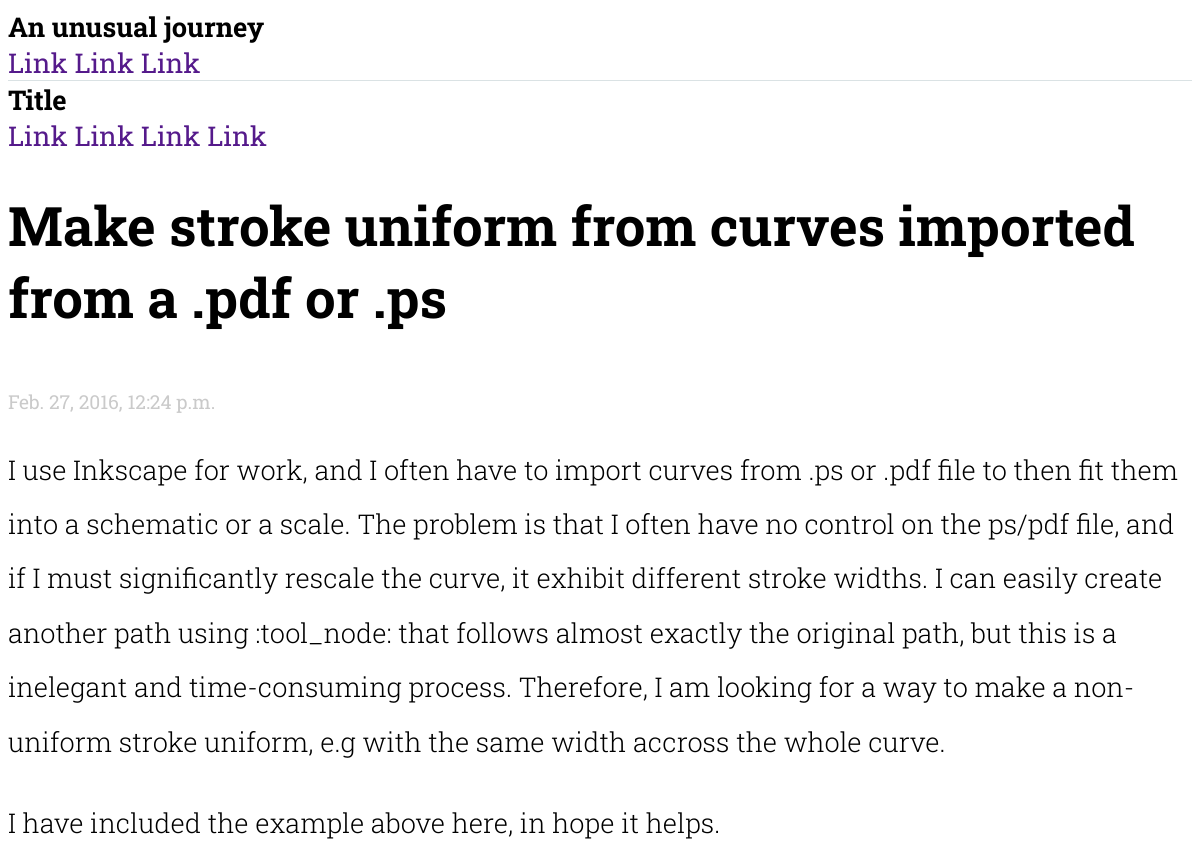
/post/3/, run on an earlier commit of the app's database.
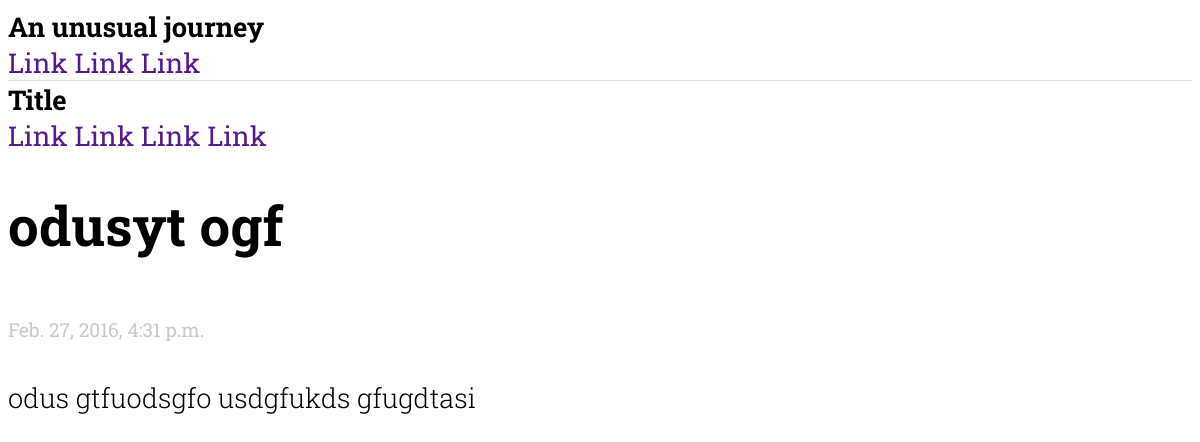
And on a later commit of the database.
### blog/views.py (the view)
# urls.py: url(r'^post/(?P<pk>[0-9]+)/$', views.post_detail, name='post_detail'),
def post_detail(request, pk):
    post = get_object_or_404(Post, pk=pk)
    return render(request, 'blog/post_detail.html', {'post': post})

### blog/templates/blog/post_detail.html (shortened to what this page needs)
{% extends 'blog/base.html' %}
{% block content %}
    <div class="post">
        <h1>{{ post.title }}</h1>
        {% if post.published_date %}
        <div class="publish-date">
          {{ post.published_date }}
        </div>
        {% endif %}
        <p>{{ post.text|linebreaks }}</p>
    </div>
{% endblock %}

What changed in the data, as far as the page shows it:
changed Post: title "Make stroke uniform from curves imported from a .pdf or .ps" → "odusyt ogf"; published_date "Feb. 27, 2016, 12:24 p.m." → "Feb. 27, 2016, 4:31 p.m."; text "I use Inkscape for work, and I often have to import curves from .ps or .pdf file to then fit them into a schematic or a scale. The problem is that I often have no control on the ps/pdf file, and if I must significantly rescale the curve, it exhibit different stroke widths. I can easily create another path using :tool_node: that follows almost exactly the original path, but this is a inelegant and time-consuming process. Therefore, I am looking for a way to make a non-uniform stroke uniform, e.g with the same width accross the whole curve. I have included the example above here, in hope it helps." → "odus gtfuodsgfo usdgfukds gfugdtasi"
